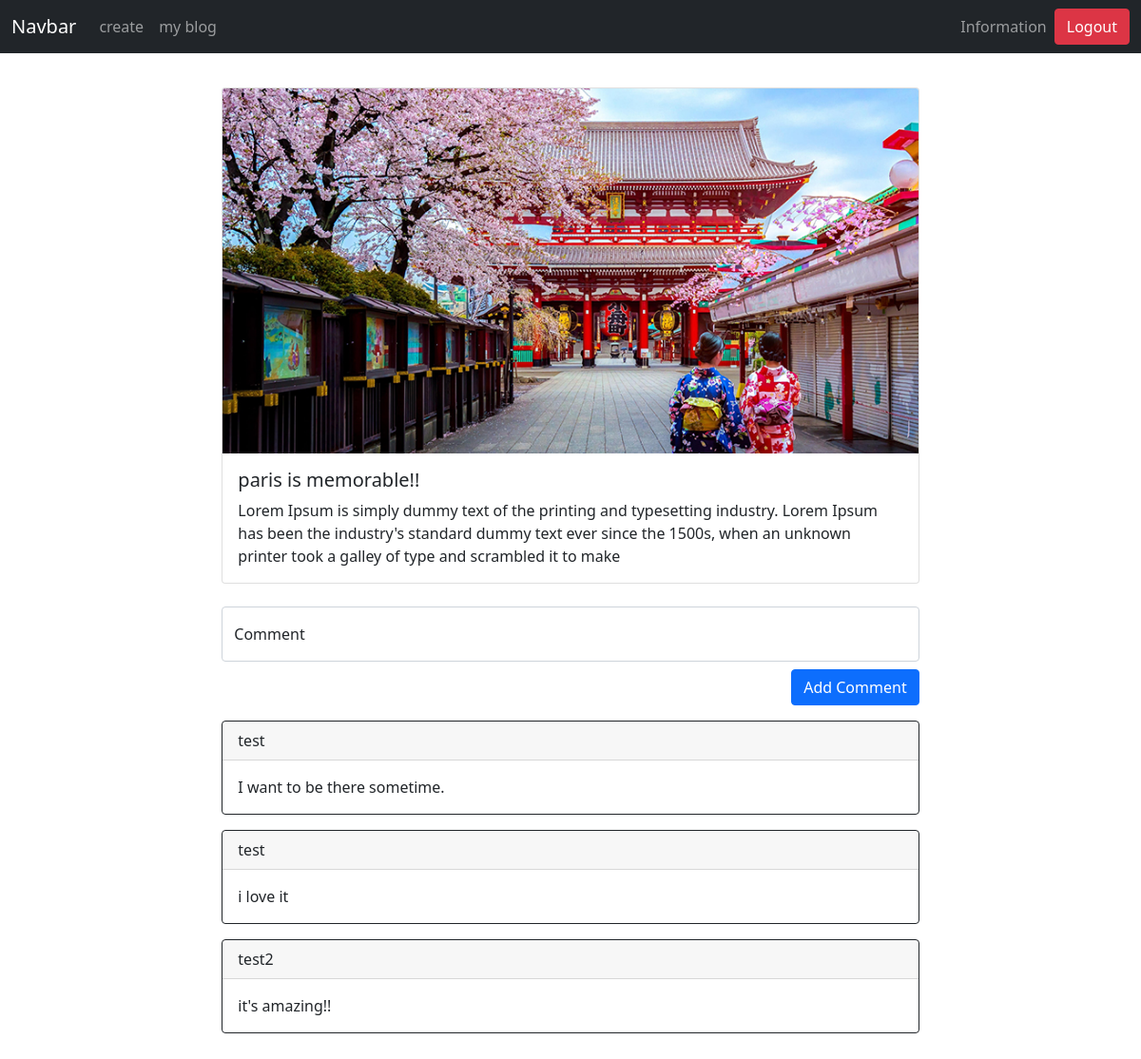
The page /blog-detail/1 (signed in) on the database its author committed.
### models.py (models this page shows, shortened)
class Blog(db.Model):
    id = db.Column(db.Integer, primary_key=True)
    userId = db.Column(db.Integer)
    title = db.Column(db.String(100), nullable=False)
    content = db.Column(db.String(255), nullable=False)
    created_on = db.Column(db.DateTime, server_default=db.func.now())
    updated_on = db.Column(
        db.DateTime, server_default=db.func.now(), server_onupdate=db.func.now())

class Comment(db.Model):
    id = db.Column(db.Integer, primary_key=True)
    blogId = db.Column(db.Integer)
    userId = db.Column(db.Integer)
    username = db.Column(db.String(100), nullable=False)
    comment = db.Column(db.String(255), nullable=False)
    created_on = db.Column(db.DateTime, server_default=db.func.now())
    updated_on = db.Column(
        db.DateTime, server_default=db.func.now(), server_onupdate=db.func.now())

### app.py (the view)
@app.route("/blog-detail/<blogId>")
@login_required
def blogDetail(blogId):
    blog = Blog.query.filter_by(id=blogId).first()
    comments = Comment.query.filter_by(blogId=blogId).all()
    return render_template("blog/blog_detail.html", blog=blog, comments=comments)

### models.py (called while the page is built)
@login_manager.user_loader
def load_user(user_id):
    return User.query.get(user_id)

### templates/blog/blog_detail.html (shortened to what this page needs)
{% extends 'layout/home_layout.html' %}
{% block content %}
<div class="container">
    <div class="card-box col-12 col-md-6 col-sm-12 col-lg-8 mt-3">
        <div class="card" style="width: 100%;">
            <img src="{{url_for('static', filename='images/japan.jpg')}}" class="card-img-top" alt="japan">
            <div class="card-body">
                <h5 class="card-title">{{blog.title}}</h5>
                <p class="card-text">{{blog.content}}</p>
            </div>
        </div>
        <form action="{{url_for('addComment', blogId=blog.id)}}" action="POST" class="mt-4">
            <div class="form-floating">
                <input type="text" class="form-control" id="comment" name="comment" placeholder="comment">
                <label for="comment">Comment</label>
                <button class="btn btn-primary mt-2 float-end">Add Comment</button>
                <div class="clearfix mb-3"></div>
        </form>
        {% for comment in comments %}
        <div class="card border-dark mb-3">
            <div class="card-header">{{comment.username}}</div>
            <div class="card-body text-dark">
                <p class="card-text">{{comment.comment}}</p>
            </div>
        </div>
        {% endfor %}
    </div>
</div>
{% endblock content %}

### templates/blog/blog_detail.html (style rules this page uses)
.container { width: 100vw; height: 100%; display: flex; justify-content: center; align-items: center; flex-direction: column; padding: 20px; }

### rows shown on the page
Blog: title "paris is memorable!!", content "Lorem Ipsum is simply dummy text of the printing and typesetting industry. Lorem Ipsum has been the industry's standard dummy text ever since the 1500s, when an unknown printer took a galley of type and scrambled it to make"
Comment: username "test", comment "I want to be there sometime."
Comment: username "test", comment "i love it"
Comment: username "test2", comment "it's amazing!!"
